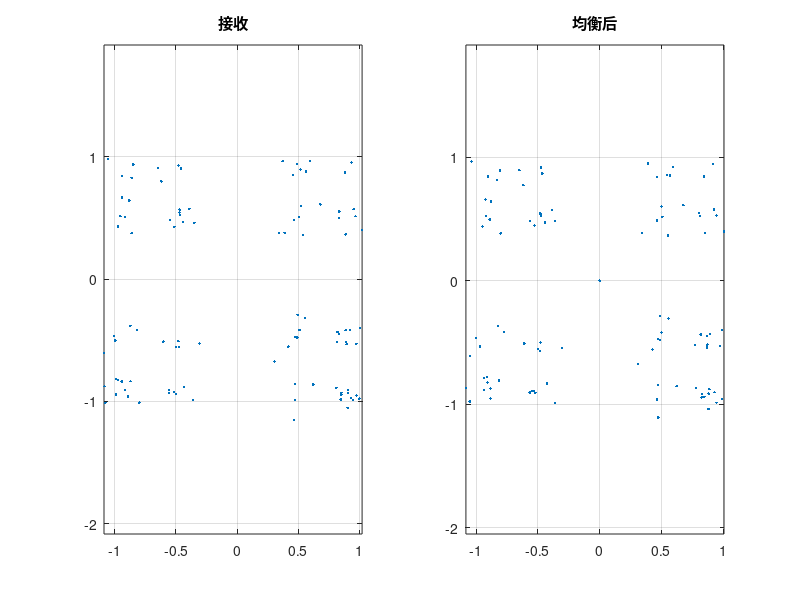

This chart was generated by the following MATLAB code:
% Debug CMA
clear; clc;

% 简单测试
M = 11; % 更短的滤波器
mu = 0.001;
R2 = 1;

% 生成信号
numSymbols = 100;
constellation_map = [1+1j, 1-1j, -1-1j, -1+1j] / sqrt(2);
tx_idx = randi([1 4], 1, numSymbols);
txSymbols = constellation_map(tx_idx);

% 信道
channelTaps = [1, 0.3];
rxSymbols = filter(channelTaps, 1, txSymbols);
rxSymbols = awgn(rxSymbols, 20, 'measured');

% CMA
w = zeros(M, 1);
w(floor(M/2) + 1) = 1;

input_buffer = [zeros(M-1, 1); rxSymbols(:)];
N_total = length(rxSymbols);
equalizedSymbols = zeros(N_total, 1);

fprintf('CMA调试\n');
fprintf('初始权重: w(%d) = 1\n', floor(M/2)+1);

for n = 1:N_total
    x_vec = input_buffer(n:n+M-1);
    y_out = w' * x_vec;
    equalizedSymbols(n) = y_out;
    
    error_signal = (R2 - abs(y_out)^2) * y_out;
    w = w + mu * conj(x_vec) * error_signal;
    
    if n <= 15 || (n >= 50 && n <= 55)
        fprintf('n=%d: x_vec(1)=%.2f%+.2fj, |y|=%.3f, |error|=%.3f\n', ...
                n, real(x_vec(1)), imag(x_vec(1)), abs(y_out), abs(error_signal));
    end
    
    if any(~isfinite(w))
        fprintf('权重变为inf/NaN at n=%d!\n', n);
        break;
    end
end

fprintf('\n最终:\n');
fprintf('  权重范数: %.4f\n', norm(w));
fprintf('  输出能量: %.4f\n', mean(abs(equalizedSymbols).^2));
fprintf('  NaN数量: %d\n', sum(~isfinite(equalizedSymbols)));

% 绘图
figure;
subplot(1,2,1);
plot(real(rxSymbols), imag(rxSymbols), '.');
title('接收');
grid on; axis equal;

subplot(1,2,2);
plot(real(equalizedSymbols), imag(equalizedSymbols), '.');
title('均衡后');
grid on; axis equal;
